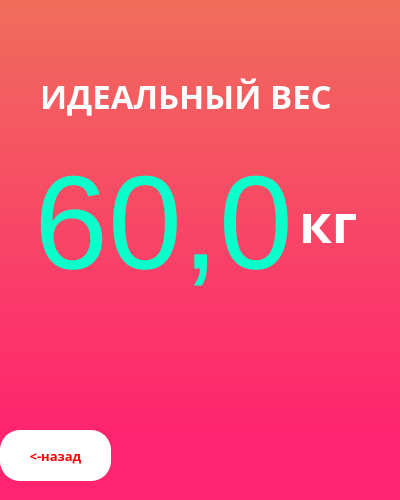
<?xml version="1.0" encoding="UTF-8"?>
<ui version="4.0">
 <class>Form2</class>
 <widget class="QWidget" name="Form2">
  <property name="geometry">
   <rect>
    <x>0</x>
    <y>0</y>
    <width>400</width>
    <height>500</height>
   </rect>
  </property>
  <property name="minimumSize">
   <size>
    <width>400</width>
    <height>500</height>
   </size>
  </property>
  <property name="maximumSize">
   <size>
    <width>400</width>
    <height>500</height>
   </size>
  </property>
  <property name="font">
   <font>
    <pointsize>9</pointsize>
   </font>
  </property>
  <property name="windowTitle">
   <string>Ideal WWeight</string>
  </property>
  <property name="windowIcon">
   <iconset resource="Favicon.qrc">
    <normaloff>:/Favicon/фавикон.png</normaloff>:/Favicon/фавикон.png</iconset>
  </property>
  <property name="styleSheet">
   <string notr="true">QWidget#Form2{
	background-color: qlineargradient(spread:pad, x1:0, y1:0, x2:0, y2:0.875, stop:0 #f06d5b, stop:1 rgb(255, 35, 112));
}</string>
  </property>
  <widget class="QLabel" name="label">
   <property name="geometry">
    <rect>
     <x>40</x>
     <y>70</y>
     <width>411</width>
     <height>51</height>
    </rect>
   </property>
   <property name="font">
    <font>
     <family>Simplex_IV25</family>
     <pointsize>25</pointsize>
     <italic>false</italic>
     <bold>false</bold>
    </font>
   </property>
   <property name="styleSheet">
    <string notr="true">color: rgb(255, 255, 255);
/*font-family: &quot;Montserrat&quot;,Verdana,sans-serif;*/
font: 27pt &quot;Sitka&quot;;
font: 28pt &quot;Segoe UI&quot;;
font: 29pt &quot;Swis721 BT&quot;;
font: 25pt &quot;Simplex_IV25&quot;;
font-weight: 500;</string>
   </property>
   <property name="text">
    <string>ИДЕАЛЬНЫЙ ВЕС</string>
   </property>
  </widget>
  <widget class="QLabel" name="label_12">
   <property name="geometry">
    <rect>
     <x>0</x>
     <y>340</y>
     <width>411</width>
     <height>181</height>
    </rect>
   </property>
   <property name="text">
    <string/>
   </property>
   <property name="pixmap">
    <pixmap resource="footer_img.qrc">:/Bez_Imeni-1.png</pixmap>
   </property>
  </widget>
  <widget class="QPushButton" name="pushButton_2">
   <property name="geometry">
    <rect>
     <x>0</x>
     <y>430</y>
     <width>111</width>
     <height>51</height>
    </rect>
   </property>
   <property name="font">
    <font>
     <family>Simplex_IV25</family>
     <pointsize>10</pointsize>
     <bold>true</bold>
    </font>
   </property>
   <property name="styleSheet">
    <string notr="true">QPushButton {
    background-color: rgb(255, 255, 255);
	color: #f00;
	border: 2px solid rgb(255, 255, 255);
    border-radius: 20px;
	font-family: /*&quot;Montserrat&quot;,Verdana,sans-serif*/&quot;Simplex_IV25&quot;;
	font-weight: 600;
}</string>
   </property>
   <property name="text">
    <string>&lt;-назад</string>
   </property>
  </widget>
  <widget class="QWidget" name="layoutWidget">
   <property name="geometry">
    <rect>
     <x>-90</x>
     <y>110</y>
     <width>506</width>
     <height>225</height>
    </rect>
   </property>
   <layout class="QHBoxLayout" name="horizontalLayout">
    <item>
     <widget class="QLabel" name="label_4">
      <property name="text">
       <string>                   </string>
      </property>
     </widget>
    </item>
    <item>
     <widget class="QLabel" name="label_2">
      <property name="font">
       <font>
        <family>Segoe UI</family>
        <pointsize>100</pointsize>
        <italic>false</italic>
        <bold>false</bold>
       </font>
      </property>
      <property name="styleSheet">
       <string notr="true">
color: rgb(11, 255, 202);
/*color: rgb(69, 232, 24);
color: rgb(0, 211, 155);
/*font: 70pt &quot;Sitka&quot;;*/
font: 100pt &quot;Segoe UI&quot;;

</string>
      </property>
      <property name="text">
       <string>60,0</string>
      </property>
     </widget>
    </item>
    <item>
     <widget class="QLabel" name="label_3">
      <property name="font">
       <font>
        <family>Simplex_IV25</family>
        <pointsize>40</pointsize>
        <italic>false</italic>
        <bold>false</bold>
       </font>
      </property>
      <property name="styleSheet">
       <string notr="true">color: rgb(255, 255, 255);
/*font-family: &quot;Montserrat&quot;,Verdana,sans-serif;*/
font: 40pt /*&quot;Sitka&quot;*/&quot;Simplex_IV25&quot;;
font-weight: 500;</string>
      </property>
      <property name="text">
       <string>кг</string>
      </property>
     </widget>
    </item>
   </layout>
  </widget>
 </widget>
 <resources>
  <include location="Favicon.qrc"/>
  <include location="footer_img.qrc"/>
 </resources>
 <connections/>
</ui>
